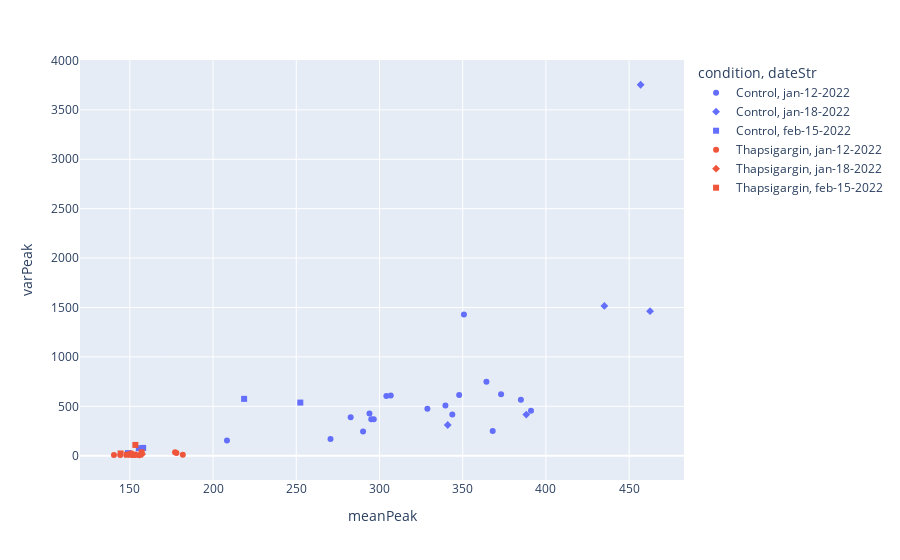

Notebook code for this chart:
### Code cell
import plotly.express as px

xStat = 'meanPeak'  # mean peak amplitude across all peaks
yStat = 'varPeak'  # var measured from spike clips
#yStat = 'peakVal_var'  # var measured from actual peaks (each spike has a peak)

fig = px.scatter(dfSummary, x=xStat, y=yStat,
                color='condition',
                symbol='dateStr',
                hover_data=['dateStr'])
fig.show()

### Figure 1 — Plotly figure (JSON) as saved in the notebook; plotly's stock layout.template omitted (floating-point values rounded to 4 significant figures)
{"data": [{"customdata": [["jan-12-2022"], ["jan-12-2022"], ["jan-12-2022"], ["jan-12-2022"], ["jan-12-2022"], ["jan-12-2022"], ["jan-12-2022"], ["jan-12-2022"], ["jan-12-2022"], ["jan-12-2022"], ["jan-12-2022"], ["jan-12-2022"], ["jan-12-2022"], ["jan-12-2022"], ["jan-12-2022"], ["jan-12-2022"], ["jan-12-2022"], ["jan-12-2022"], ["jan-12-2022"]], "hovertemplate": "condition=Control<br>dateStr=%{customdata[0]}<br>meanPeak=%{x}<br>varPeak=%{y}<extra></extra>", "legendgroup": "Control, jan-12-2022", "marker": {"color": "#636efa", "symbol": "circle"}, "mode": "markers", "name": "Control, jan-12-2022", "orientation": "v", "showlegend": true, "type": "scatter", "x": [282.7, 343.8, 391.0, 368.0, 347.9, 208.4, 373.0, 350.7, 328.8, 290.1, 295.1, 296.6, 364.2, 306.8, 339.6, 304.1, 294.0, 385.0, 270.6], "xaxis": "x", "y": [389.5, 416.9, 455.7, 250.6, 615.4, 154.5, 622.7, 1430.0, 476.0, 244.2, 369.2, 367.9, 749.2, 609.4, 507.0, 603.8, 427.5, 566.5, 168.2], "yaxis": "y"}, {"customdata": [["jan-18-2022"], ["jan-18-2022"], ["jan-18-2022"], ["jan-18-2022"], ["jan-18-2022"]], "hovertemplate": "condition=Control<br>dateStr=%{customdata[0]}<br>meanPeak=%{x}<br>varPeak=%{y}<extra></extra>", "legendgroup": "Control, jan-18-2022", "marker": {"color": "#636efa", "symbol": "diamond"}, "mode": "markers", "name": "Control, jan-18-2022", "orientation": "v", "showlegend": true, "type": "scatter", "x": [462.5, 435.1, 456.9, 341.0, 388.2], "xaxis": "x", "y": [1463.0, 1515.0, 3754.0, 310.8, 416.8], "yaxis": "y"}, {"customdata": [["feb-15-2022"], ["feb-15-2022"], ["feb-15-2022"], ["feb-15-2022"], ["feb-15-2022"]], "hovertemplate": "condition=Control<br>dateStr=%{customdata[0]}<br>meanPeak=%{x}<br>varPeak=%{y}<extra></extra>", "legendgroup": "Control, feb-15-2022", "marker": {"color": "#636efa", "symbol": "square"}, "mode": "markers", "name": "Control, feb-15-2022", "orientation": "v", "showlegend": true, "type": "scatter", "x": [218.7, 158.0, 155.4, 148.9, 252.4], "xaxis": "x", "y": [575.5, 79.33, 75.73, 26.61, 537.8], "yaxis": "y"}, {"customdata": [["jan-12-2022"], ["jan-12-2022"], ["jan-12-2022"], ["jan-12-2022"], ["jan-12-2022"], ["jan-12-2022"], ["jan-12-2022"], ["jan-12-2022"], ["jan-12-2022"], ["jan-12-2022"], ["jan-12-2022"], ["jan-12-2022"]], "hovertemplate": "condition=Thapsigargin<br>dateStr=%{customdata[0]}<br>meanPeak=%{x}<br>varPeak=%{y}<extra></extra>", "legendgroup": "Thapsigargin, jan-12-2022", "marker": {"color": "#EF553B", "symbol": "circle"}, "mode": "markers", "name": "Thapsigargin, jan-12-2022", "orientation": "v", "showlegend": true, "type": "scatter", "x": [140.5, 155.7, 150.9, 153.3, 152.0, 144.3, 149.6, 177.2, 181.9, 178.0, 153.3, 151.1], "xaxis": "x", "y": [6.444, 4.8, 25.96, 8.246, 8.335, 6.351, 13.89, 34.37, 10.98, 27.19, 12.62, 7.398], "yaxis": "y"}, {"customdata": [["jan-18-2022"]], "hovertemplate": "condition=Thapsigargin<br>dateStr=%{customdata[0]}<br>meanPeak=%{x}<br>varPeak=%{y}<extra></extra>", "legendgroup": "Thapsigargin, jan-18-2022", "marker": {"color": "#EF553B", "symbol": "diamond"}, "mode": "markers", "name": "Thapsigargin, jan-18-2022", "orientation": "v", "showlegend": true, "type": "scatter", "x": [157.4], "xaxis": "x", "y": [16.23], "yaxis": "y"}, {"customdata": [["feb-15-2022"], ["feb-15-2022"], ["feb-15-2022"], ["feb-15-2022"]], "hovertemplate": "condition=Thapsigargin<br>dateStr=%{customdata[0]}<br>meanPeak=%{x}<br>varPeak=%{y}<extra></extra>", "legendgroup": "Thapsigargin, feb-15-2022", "marker": {"color": "#EF553B", "symbol": "square"}, "mode": "markers", "name": "Thapsigargin, feb-15-2022", "orientation": "v", "showlegend": true, "type": "scatter", "x": [148.3, 144.5, 157.1, 153.3], "xaxis": "x", "y": [9.943, 22.79, 34.58, 109.4], "yaxis": "y"}], "layout": {"legend": {"title": {"text": "condition, dateStr"}, "tracegroupgap": 0}, "margin": {"t": 60}, "xaxis": {"anchor": "y", "domain": [0, 1], "title": {"text": "meanPeak"}}, "yaxis": {"anchor": "x", "domain": [0, 1], "title": {"text": "varPeak"}}}}
